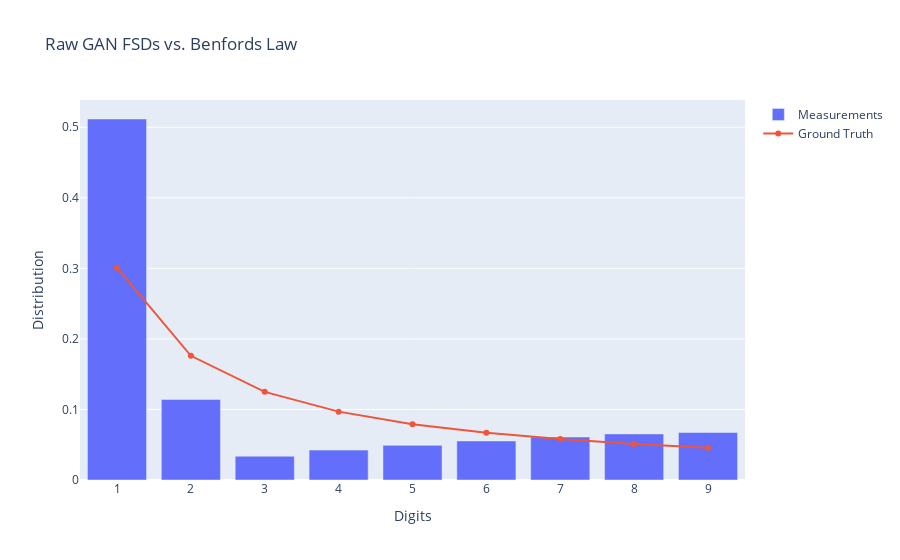

Here is the notebook cell this chart was saved with:
### Code cell
h = horses.flatten()
fsd = to_fsd(h)
fsd_count = count_fsds(fsd)
fsd_count_dist = fsd_count / np.sum(fsd_count)

plot_df_comparison(fsd_count_dist=fsd_count_dist, title="Raw GAN FSDs vs. Benfords Law")

### Figure 1 — Plotly figure (JSON) as saved in the notebook; plotly's stock layout.template omitted (floating-point values rounded to 4 significant figures)
{"data": [{"name": "Measurements", "type": "bar", "x": [1, 2, 3, 4, 5, 6, 7, 8, 9], "y": [0.5117, 0.1141, 0.0337, 0.04235, 0.04914, 0.05541, 0.06095, 0.06528, 0.06731]}, {"name": "Ground Truth", "type": "scatter", "x": [1, 2, 3, 4, 5, 6, 7, 8, 9], "y": [0.301, 0.1761, 0.1249, 0.09691, 0.07918, 0.06695, 0.05799, 0.05115, 0.04576]}], "layout": {"title": {"text": "Raw GAN FSDs vs. Benfords Law"}, "xaxis": {"title": {"text": "Digits"}}, "yaxis": {"title": {"text": "Distribution"}}}}
